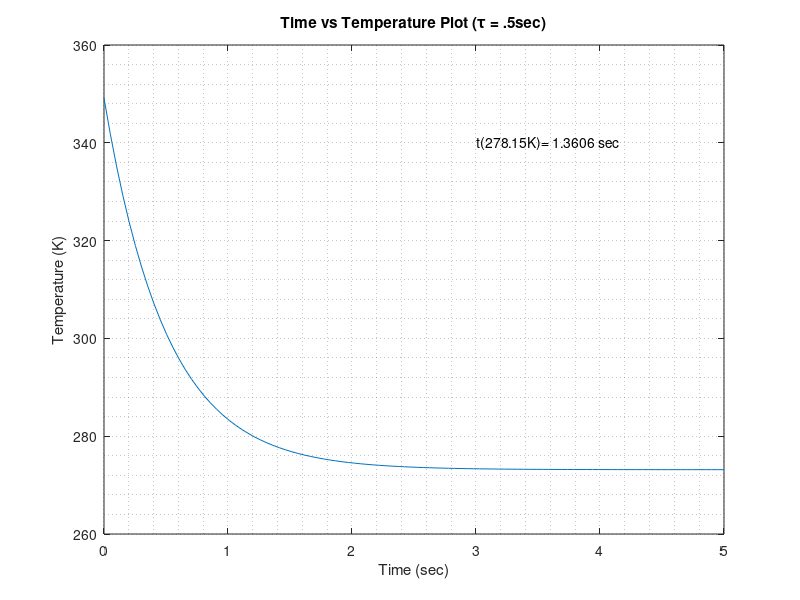
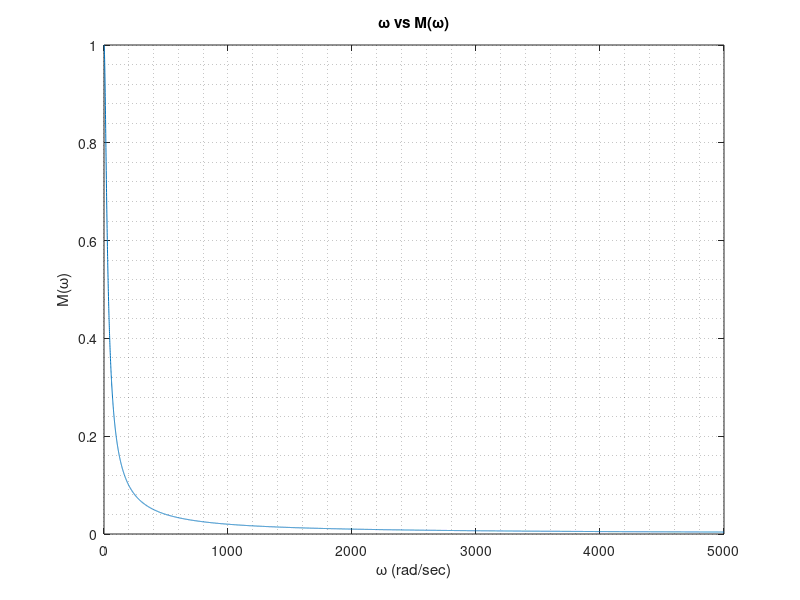

The MATLAB source for these figures, in order:
clear all
close all
clc

%% Question 1
%plot a 1st order response with a time constant of 0.5sec
tau1=0.5;

t=linspace(0,5,100);

T_final=273.15;
T_start=76+273.15;
% Temp_tau_std_value_BBI(i)=BBI_temp_final-((BBI_temp_final-Temp_start_poly_BBI)*exp(-new_time_start_std_BBI(i)/Tau_std_value_BBI));
for i=1:length(t)
    temp1(i)=T_final-((T_final-T_start)*exp(-t(i)/tau1));
end
T_5deg=5+273.15;
time_5deg=-tau1*log((T_5deg-T_final)/(T_start-T_final));
plot(t,temp1)
text(3, 340, ['t(278.15K)= ' num2str(time_5deg) ' sec'])
% ylim([.5, 80])
grid minor
title('Time vs Temperature Plot (\tau = .5sec)')
xlabel('Time (sec)')
ylabel('Temperature (K)')

%% Question 4
tau4=0.05;
w4=linspace(0,5000,10000);
for i=1:length(w4)
   m4(i)=1/(sqrt(1+(w4(i)*tau4)^2));
end
figure
plot(w4,m4);
title('\omega vs M(\omega)')
xlabel('\omega (rad/sec)')
ylabel('M(\omega)')
grid minor

 
